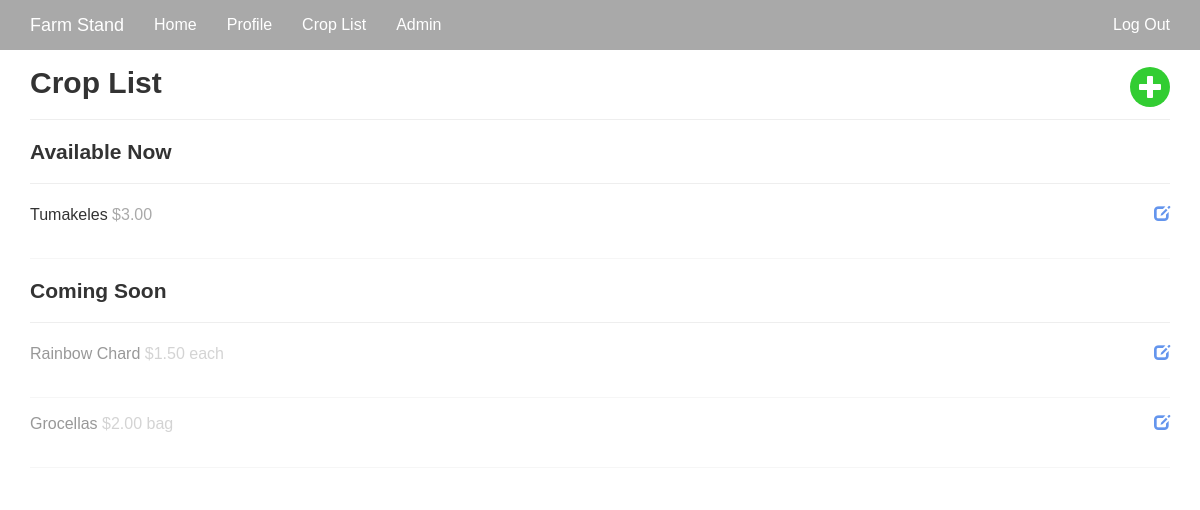
Screenshot of /crop-list/3 (signed in) with the database file from the repository.
### app/models.py (models this page shows, shortened)
class Product(db.Model):
    __tablename__ = 'product'
    id = db.Column(db.Integer, primary_key=True)
    name = db.Column(db.String(64))
    available = db.Column(db.Boolean)
    price = db.Column(db.String(12))
    starts = db.Column(db.String(64))
    ends = db.Column(db.String(64))
    farmer_id = db.Column(db.Integer, db.ForeignKey('users.id'))

### app/main/views.py (the view)
@main.route('/crop-list/<int:id>', methods=['GET', 'POST'])
@login_required
def crop_list(id):
    products = Product.query.filter_by(farmer_id = id).all()
    return render_template('crop_list.html', products=products)

### app/auth/views.py (called while the page is built)
@auth.before_app_request
def before_request():
    if current_user.is_authenticated():
        current_user.ping()
        if current_user.is_authenticated() and not current_user.confirmed and request.endpoint[:5] != 'auth.':
            return redirect(url_for('auth.unconfirmed'))

### app/main/__init__.py (called while the page is built)
@main.app_context_processor
def inject_permissions():
    return dict(Permission=Permission)

### app/models.py (called while the page is built)
@login_manager.user_loader
def load_user(user_id):
    return User.query.get(int(user_id))

    def ping(self):
        self.last_seen = datetime.utcnow()
        db.session.add(self)

### app/templates/crop_list.html (shortened to what this page needs)
{% extends "base.html" %}
{% import "bootstrap/wtf.html" as wtf %}
{% block content %}
<div class="crop-list">
  <div class="container">
      {% if current_user %}
        <div class="header">
          <h2>Crop List <a href="{{ url_for('.add_product', id=current_user.id) }}"><span class="glyphicon glyphicon-plus pull-right" aria-hidden="true"></span></a></h2>
        </div><hr>
        <ul class="products">
          <div class="available-now">
            <h3>Available Now</h3><hr>
            {% for product in products %}
              {% if product.available == True %}
                <li>
                  <span class="title">{{product.name}}</span>
                  <span class="price">${{ product.price }}</span>
                  <a href="{{ url_for('.edit_product', id=product.id) }}" class="pull-right" style="color: cornflowerblue;"><span class="glyphicon glyphicon-edit" aria-hidden="true"></span></a>
                </li>
              {% endif%}
            {% endfor %}
          </div>
          <div class="coming-soon">
            <h3>Coming Soon</h3><hr>
            {% for product in products %}
              {% if product.available == False %}
                <li>
                  <span class="title">{{product.name}}</span>
                  <span class="price">${{ product.price }}</span>
                  <a href="{{ url_for('.edit_product', id=product.id) }}" class="pull-right" style="color: cornflowerblue;"><span class="glyphicon glyphicon-edit" aria-hidden="true"></span></a>
                </li>
              {% endif%}
            {% endfor %}
          </div>
        </ul>
      {% endif %}
  </div>
</div>
{% endblock %}

### app/static/css/style.css (style rules this page uses)
body { font-family: 'Montserrat', sans-serif; font-size: 16px; }
h2 { font-size: 30px; font-weight:bold; }
h3 { font-size: 21px; font-weight: bold; }
.crop-list ul { padding: 0px; }
.crop-list li { list-style-type: none; height: 55px; border-bottom: 1px solid #f6f6f6; margin-bottom: 15px; }
.crop-list .glyphicon-plus { background-color: limegreen; color: white; width: 40px; height: 40px; text-align: center; padding-top: 7px; padding-left: 2px; border-radius: 50px; font-size: 0.8em; }
.crop-list .price { color: darkgray; }
.price { text-align: right; }
.coming-soon .price, .coming-soon .title, .coming-soon .season { opacity: .5; }

### rows the page displays
Product: name "Tumakeles", price "3.00"
Product: name "Rainbow Chard", price "1.50 each"
Product: name "Grocellas", price "2.00 bag"
